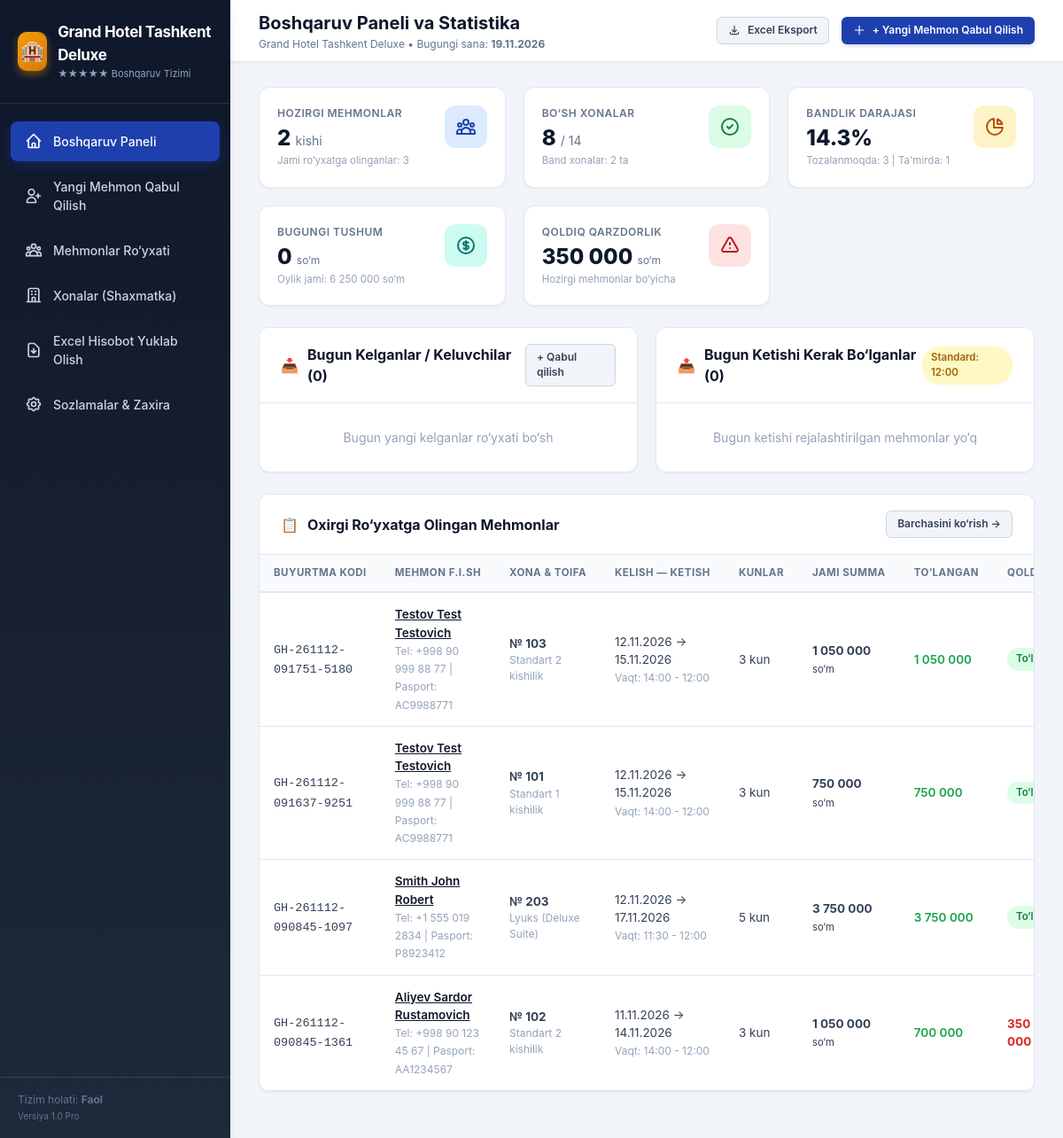
Page /dashboard on the earlier database version.
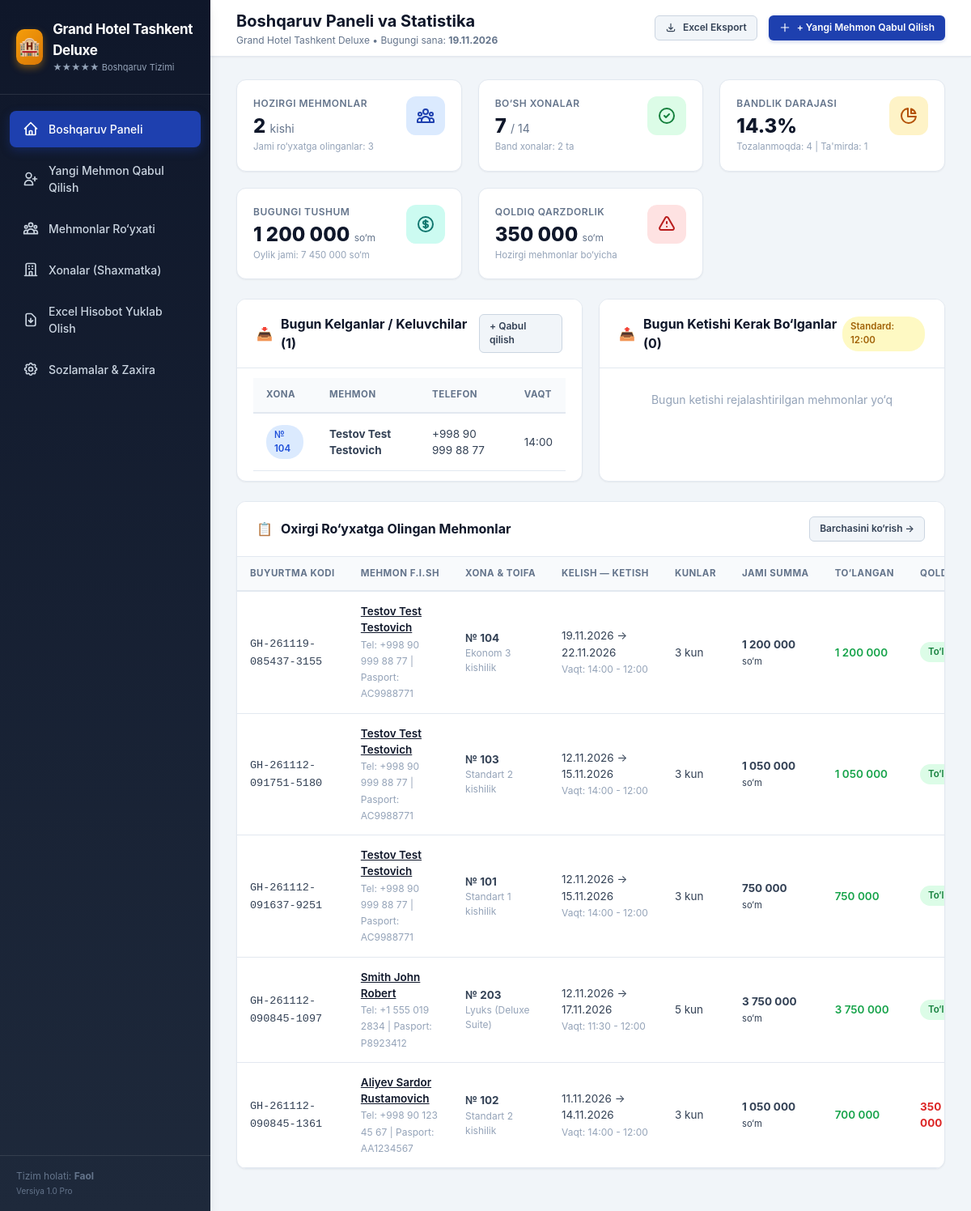
Same page on the later database version.
### tables this page shows
CREATE TABLE reservations (
        id INTEGER PRIMARY KEY AUTOINCREMENT,
        booking_code TEXT UNIQUE,
        guest_id INTEGER NOT NULL,
        room_id INTEGER NOT NULL,
        check_in_date TEXT NOT NULL,
        check_in_time TEXT DEFAULT '14:00',
        check_out_date TEXT NOT NULL,
        check_out_time TEXT DEFAULT '12:00',
        adults INTEGER DEFAULT 1,
        children INTEGER DEFAULT 0,
        daily_price REAL NOT NULL,
        total_days INTEGER NOT NULL,
        total_amount REAL NOT NULL,
        paid_amount REAL DEFAULT 0,
        balance REAL NOT NULL,
        payment_method TEXT DEFAULT 'Naqd',
        purpose TEXT DEFAULT 'Sayohat',
        status TEXT DEFAULT 'active',
        special_requests TEXT,
        actual_check_out TIMESTAMP,
        created_at TIMESTAMP DEFAULT CURRENT_TIMESTAMP,
        updated_at TIMESTAMP DEFAULT CURRENT_TIMESTAMP,
        FOREIGN KEY (guest_id) REFERENCES guests(id) ON DELETE CASCADE,
        FOREIGN KEY (room_id) REFERENCES rooms(id) ON DELETE RESTRICT
    );

CREATE TABLE guests (
        id INTEGER PRIMARY KEY AUTOINCREMENT,
        full_name TEXT NOT NULL,
        passport_series_num TEXT NOT NULL,
        pinfl TEXT,
        birth_date TEXT,
        gender TEXT DEFAULT 'Erkak',
        nationality TEXT DEFAULT 'O‘zbekiston',
        phone TEXT NOT NULL,
        email TEXT,
        address TEXT,
        notes TEXT,
        created_at TIMESTAMP DEFAULT CURRENT_TIMESTAMP
    );

CREATE TABLE rooms (
        id INTEGER PRIMARY KEY AUTOINCREMENT,
        room_number TEXT UNIQUE NOT NULL,
        floor INTEGER DEFAULT 1,
        room_type TEXT NOT NULL,
        capacity INTEGER DEFAULT 2,
        daily_price REAL NOT NULL,
        status TEXT DEFAULT 'available',
        amenities TEXT,
        description TEXT,
        created_at TIMESTAMP DEFAULT CURRENT_TIMESTAMP
    );

CREATE TABLE hotel_settings (
        id INTEGER PRIMARY KEY,
        hotel_name TEXT NOT NULL DEFAULT 'Grand Hotel Toshkent',
        hotel_stars INTEGER DEFAULT 4,
        address TEXT DEFAULT 'Toshkent shahri, Amir Temur shox ko‘chasi, 15-uy',
        phone TEXT DEFAULT '+998 71 200-00-00',
        email TEXT DEFAULT 'info@grandhotel.uz',
        inn TEXT DEFAULT '123456789',
        manager_name TEXT DEFAULT 'Administrator',
        currency TEXT DEFAULT 'so‘m',
        checkin_time TEXT DEFAULT '14:00',
        checkout_time TEXT DEFAULT '12:00'
    );

### app.py (the view)
@app.route('/')
@app.route('/dashboard')
def dashboard():
    stats = database.get_dashboard_stats()
    today_ops = database.get_today_operations()
    recent_checkins = database.get_recent_checkins(limit=6)
    rooms = database.get_all_rooms()
    return render_template(
        'dashboard.html',
        stats=stats,
        today_ops=today_ops,
        recent_checkins=recent_checkins,
        rooms=rooms,
        active_page='dashboard'
    )

### app.py (called while the page is built)
@app.template_filter('currency')
def currency_filter(value):
    try:
        val = float(value)
        return f"{val:,.0f}".replace(",", " ")
    except (ValueError, TypeError):
        return value

@app.template_filter('format_date')
def format_date_filter(value):
    if not value:
        return ""
    try:
        if " " in str(value):
            dt = datetime.strptime(str(value).split(".")[0], "%Y-%m-%d %H:%M:%S")
            return dt.strftime("%d.%m.%Y %H:%M")
        dt = datetime.strptime(str(value), "%Y-%m-%d")
        return dt.strftime("%d.%m.%Y")
    except Exception:
        return value

@app.context_processor
def inject_settings():
    settings = database.get_hotel_settings()
    now_date = date.today().strftime('%Y-%m-%d')
    return dict(hotel_settings=settings, current_date=now_date)

### database.py (called while the page is built)
def get_db():
    conn = sqlite3.connect(DB_PATH)
    conn.row_factory = sqlite3.Row
    conn.execute("PRAGMA foreign_keys = ON")
    return conn

def get_hotel_settings():
    conn = get_db()
    row = conn.execute('SELECT * FROM hotel_settings WHERE id = 1').fetchone()
    conn.close()
    if row:
        return dict(row)
    return {}

### templates/dashboard.html (shortened to what the changed rows need)
{% extends "base.html" %}
{% block header_title %}Boshqaruv Paneli va Statistika{% endblock %}
{% block content %}
<div class="stats-grid">
    <div class="stat-card stat-green">
        <div class="stat-info">
            <span>Bo‘sh Xonalar</span>
            <h3>{{ stats.available_rooms }} <small style="font-size: 14px; font-weight: normal; color: var(--gray-500)">/ {{ stats.total_rooms }}</small></h3>
            <p>Band xonalar: {{ stats.occupied_rooms }} ta</p>
        </div>
    </div>
    <div class="stat-card stat-amber">
        <div class="stat-info">
            <span>Bandlik Darajasi</span>
            <h3>{{ stats.occupancy_rate }}%</h3>
            <p>Tozalanmoqda: {{ stats.cleaning_rooms }} | Ta'mirda: {{ stats.maintenance_rooms }}</p>
        </div>
    </div>
    <div class="stat-card stat-teal">
        <div class="stat-info">
            <span>Bugungi Tushum</span>
            <h3>{{ stats.today_income|currency }} <small style="font-size: 12px; font-weight: normal; color: var(--gray-500)">{{ hotel_settings.currency }}</small></h3>
            <p>Oylik jami: {{ stats.monthly_income|currency }} {{ hotel_settings.currency }}</p>
        </div>
    </div>
    <div class="stat-card stat-red">
        <div class="stat-info">
            <h3>{{ stats.total_debt|currency }} <small style="font-size: 12px; font-weight: normal; color: var(--gray-500)">{{ hotel_settings.currency }}</small></h3>
        </div>
    </div>
</div>
<div style="display: grid; grid-template-columns: 1fr 1fr; gap: 20px; margin-bottom: 24px;">
    <div class="card" style="margin-bottom: 0;">
        <div class="card-header">
            <div class="card-title">
                <span style="color: var(--success)">📥</span> Bugun Kelganlar / Keluvchilar ({{ today_ops.checkins|length }})
            </div>
            <a href="{{ url_for('register_guest') }}" class="btn btn-sm btn-secondary">+ Qabul qilish</a>
        </div>
        <div class="card-body" style="padding: 12px 20px;">
            {% if today_ops.checkins %}
                <div class="table-responsive">
                    <table class="data-table">
                        <thead>
                            <tr>
                                <th>Xona</th>
                                <th>Mehmon</th>
                                <th>Telefon</th>
                                <th>Vaqt</th>
                            </tr>
                        </thead>
                        <tbody>
                            {% for c in today_ops.checkins %}
                            <tr>
                                <td><span class="badge badge-primary">№ {{ c.room_number }}</span></td>
                                <td><strong>{{ c.full_name }}</strong></td>
                                <td>{{ c.phone }}</td>
                                <td>{{ c.check_in_time }}</td>
                            </tr>
                            {% endfor %}
                        </tbody>
                    </table>
                </div>
            {% else %}
                <p style="color: var(--gray-400); text-align: center; padding: 16px 0;">Bugun yangi kelganlar ro‘yxati bo‘sh</p>
            {% endif %}
        </div>
    </div>
    <div class="card" style="margin-bottom: 0;">
        <div class="card-header">
            <div class="card-title">
                <span style="color: var(--danger)">📤</span> Bugun Ketishi Kerak Bo‘lganlar ({{ today_ops.checkouts|length }})
            </div>
            <span class="badge badge-warning">Standard: {{ hotel_settings.checkout_time }}</span>
        </div>
    </div>
</div>
<div class="card">
    <div class="card-body" style="padding: 0;">
        <div class="table-responsive">
            <table class="data-table">
                <thead>
                    <tr>
                        <th>Buyurtma kodi</th>
                        <th>Mehmon F.I.SH</th>
                        <th>Xona & Toifa</th>
                        <th>Kelish — Ketish</th>
                        <th>Kunlar</th>
                        <th>Jami Summa</th>
                        <th>To‘langan</th>
                        <th>Qoldiq</th>
                    </tr>
                </thead>
                <tbody>
                    {% for r in recent_checkins %}
                    <tr>
                        <td><code>{{ r.booking_code }}</code></td>
                        <td>
                            <a href="{{ url_for('guest_profile', id=r.guest_id) }}" class="table-guest-name">
                                {{ r.full_name }}
                            </a>
                            <span class="table-subtext">Tel: {{ r.phone }} | Pasport: {{ r.passport_series_num }}</span>
                        </td>
                        <td>
                            <strong>№ {{ r.room_number }}</strong>
                            <div class="table-subtext">{{ r.room_type }}</div>
                        </td>
                        <td>
                            <div>{{ r.check_in_date|format_date }} &rarr; {{ r.check_out_date|format_date }}</div>
                            <span class="table-subtext">Vaqt: {{ r.check_in_time }} - {{ r.check_out_time }}</span>
                        </td>
                        <td>{{ r.total_days }} kun</td>
                        <td><strong>{{ r.total_amount|currency }}</strong> <small>{{ hotel_settings.currency }}</small></td>
                        <td style="color: var(--success); font-weight: 600;">{{ r.paid_amount|currency }}</td>
                        <td>
                            {% if r.balance > 0 %}
                                <span style="color: var(--danger); font-weight: 700;">{{ r.balance|currency }}</span>
                            {% else %}
                                <span class="badge badge-success">To‘liq</span>
                            {% endif %}
                        </td>
                    </tr>
                    {% else %}
                    <tr>
                        <td colspan="10" style="text-align: center; padding: 24px; color: var(--gray-400);">
                            Hozircha hech qanday mehmon ro‘yxatga olinmagan.
                        </td>
                    </tr>
                    {% endfor %}
                </tbody>
            </table>
        </div>
    </div>
</div>
{% endblock %}

### templates/base.html (shortened to what the changed rows need)
<!DOCTYPE html>
<html lang="uz">
<head>
    <link rel="stylesheet" href="{{ url_for('static', filename='css/style.css') }}">
</head>
<body>
    <div class="app-container">
        <aside class="app-sidebar">
            <div class="sidebar-header">
                <div class="brand-info">
                    <h2>{{ hotel_settings.hotel_name }}</h2>
                    <span>{{ '★' * hotel_settings.hotel_stars }} Boshqaruv Tizimi</span>
                </div>
            </div>
        </aside>
        <div class="app-main">
            <header class="app-header">
                <div class="header-title-box">
                    <h1>{% block header_title %}Boshqaruv Paneli{% endblock %}</h1>
                    <p>{{ hotel_settings.hotel_name }} &bull; Bugungi sana: <strong>{{ current_date|format_date }}</strong></p>
                </div>
            </header>
            <main class="app-content">
                {% block content %}{% endblock %}
            </main>
        </div>
    </div>
</body>
</html>

Differences in the rows shown:
added reservations: room_number "104", full_name "Testov Test Testovich", phone "+998 90 999 88 77", check_in_time "14:00", booking_code "GH-261119-085437-3155", passport_series_num "AC9988771", room_type "Ekonom 3 kishilik", check_in_date "19.11.2026", check_out_date "22.11.2026", check_out_time "12:00", total_days "3", total_amount "1 200 000", {{ hotel_settings.currency }} "so‘m", paid_amount "1 200 000", balance "To‘liq"
Other differences:
{{ stats.available_rooms }}: "8" → "7"
{{ stats.cleaning_rooms }}: "3" → "4"
{{ stats.today_income|currency }}: "0" → "1 200 000"
{{ stats.monthly_income|currency }}: "6 250 000" → "7 450 000"
{{ today_ops.checkins|length }}: "0" → "1"
text no longer shown: "Bugun yangi kelganlar ro‘yxati bo‘sh"
text now shown: "XONA MEHMON TELEFON VAQT"
